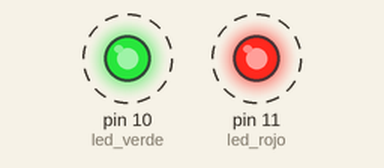
The sketch below on a simulated Arduino Uno, built with avr-gcc and run on an emulated ATmega328P. On the bench: output pins drawn as LEDs (lit = HIGH). Dashed ring = blinking.

Above: at 0.5 s.
Timing chart, 0 to 4.6 s (numbered marks = the images above):
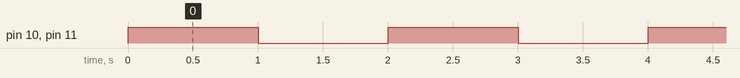

The sketch:

intermitencia1.ino
```cpp
int led_rojo = 11;
int led_verde = 10;
void setup()
{
  pinMode(led_rojo, OUTPUT);
  pinMode(led_verde, OUTPUT);
}
void loop()
{
  digitalWrite(led_rojo, HIGH);
  digitalWrite(led_verde, HIGH);
  delay(1000);
  digitalWrite(led_rojo, LOW);
  digitalWrite(led_verde, LOW);
  delay(1000);
}
```

Measured:
- by itself, pin 10 (led_verde), pin 11 (led_rojo): alternates HIGH for 1.0 s and LOW for 1.0 s
